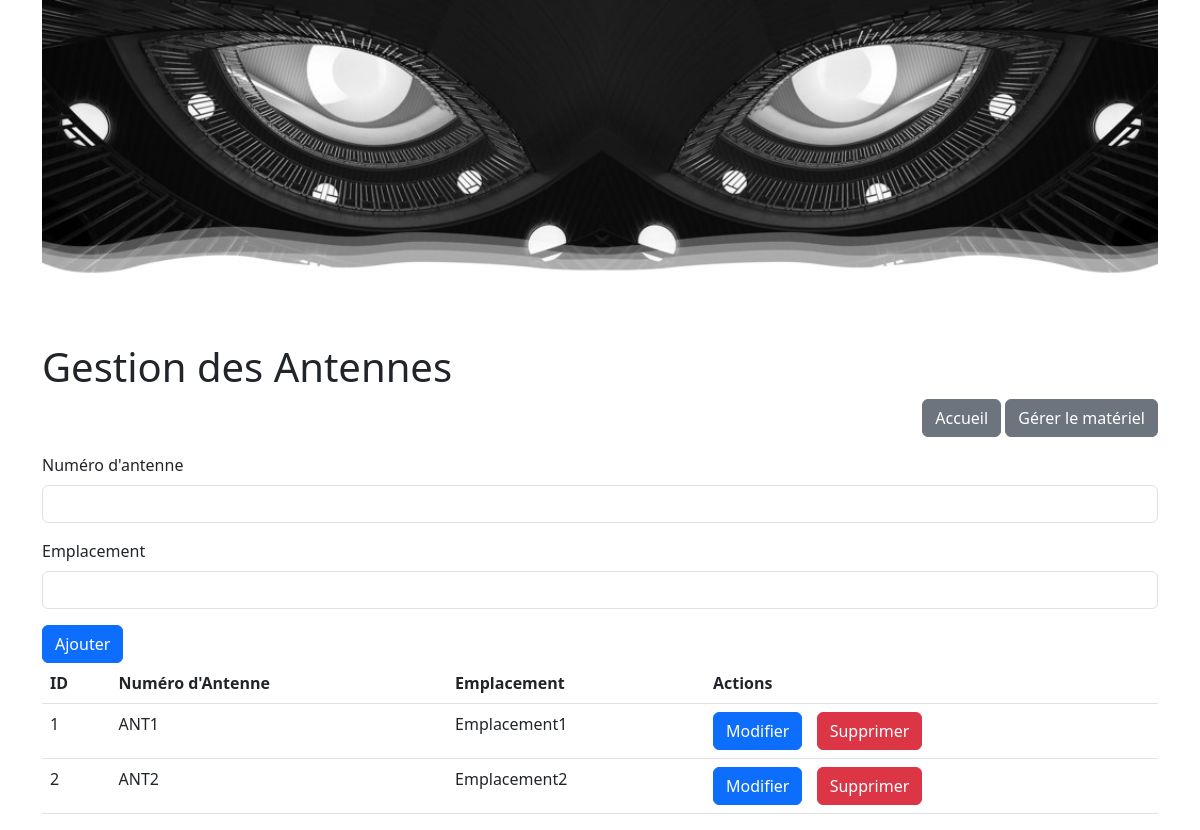
Before: /code/manage_antenne.php with the older database file.
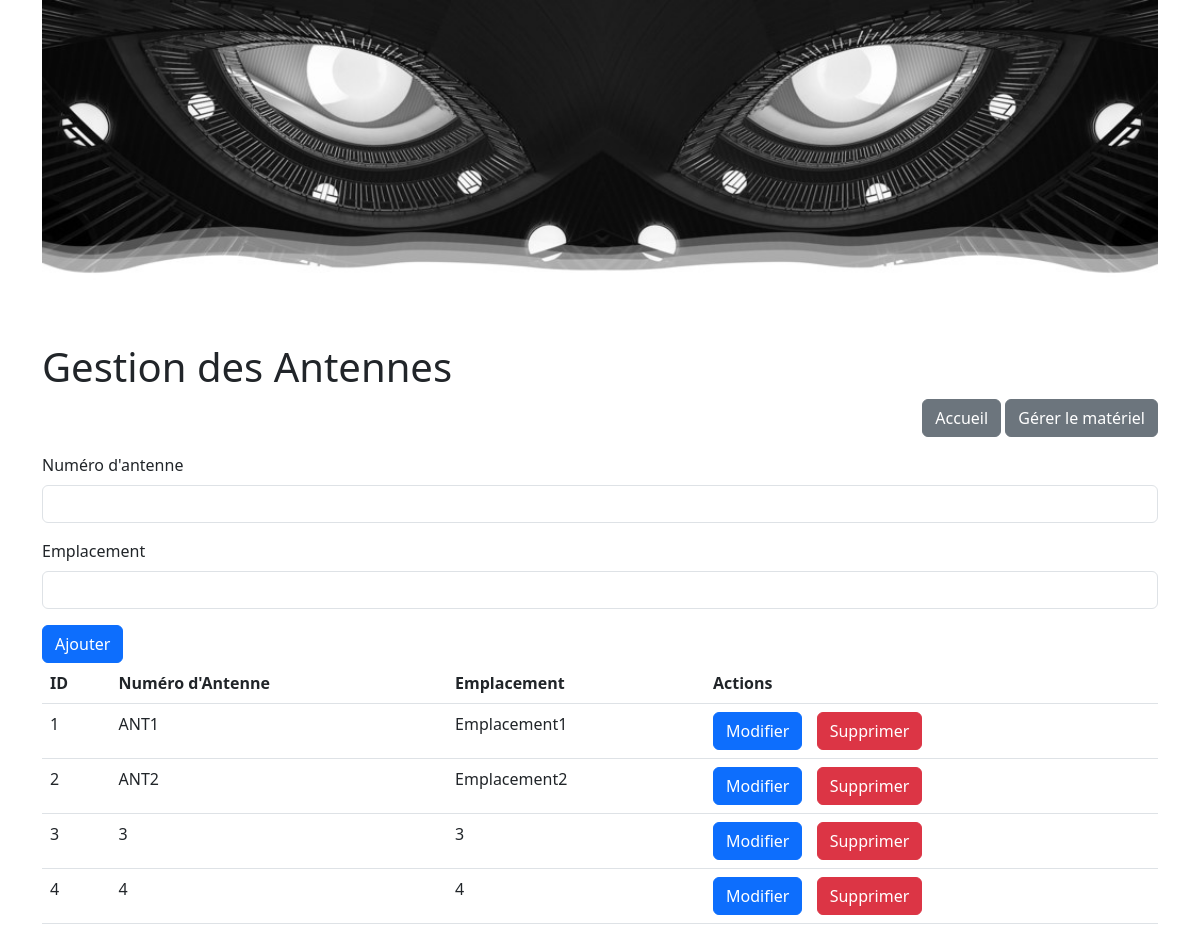
After: the same page with the newer database file.
### tables this page shows
CREATE TABLE ANTENNE (
    ID INTEGER PRIMARY KEY,
    ID_ANTENNE VARCHAR,
    EMPLACEMENT VARCHAR,
    DATE_DEBUT DATE,
    DATE_FIN DATE
);

### code/manage_antenne.php (the view, shortened to what this page needs)
<?php
include 'db.php';
$antennes = $db->query("SELECT * FROM ANTENNE");
?>
<!DOCTYPE html>
<html lang="fr">
<head>
    <link rel="stylesheet" href="manage_antenne.css">
    <link href="https://cdn.jsdelivr.net/npm/bootstrap@5.3.0/dist/css/bootstrap.min.css" rel="stylesheet">
</head>
<body>
<div class="container">
	<header>
		<img src="image2.jpg" alt="Track Eye System Banner" class="img-fluid">
		<h1>Gestion des Antennes</h1>
	<div class="mb-3 text-end">
		<a href="index.php" class="btn btn-secondary">Accueil</a>
		<a href="manage_etiq_pc.php" class="btn btn-secondary">Gérer le matériel</a>
	</div>
	</header>
    <form action="manage_antenne.php" method="post" onsubmit="return confirm('Êtes-vous sûr?');">
        <div class="mb-3">
            <label for="id_antenne" class="form-label">Numéro d'antenne</label>
            <input type="text" id="id_antenne" name="id_antenne" required class="form-control">
        </div>
        <div class="mb-3">
            <label for="emplacement" class="form-label">Emplacement</label>
            <input type="text" id="emplacement" name="emplacement" required class="form-control">
        </div>
        <button type="submit" class="btn btn-primary">Ajouter</button>
    </form>
    <table class="table">
        <thead>
        <tr>
    <th>ID</th>
    <th>Numéro d'Antenne</th>
<th>Emplacement</th>
    <th>Actions</th>
</tr>
</thead>
<tbody>
<?php foreach ($antennes as $antenne) { ?>
    <tr>
        <td><?php echo htmlspecialchars($antenne['ID']); ?></td>
        <td><?php echo htmlspecialchars($antenne['ID_ANTENNE']); ?></td>
        <td><?php echo htmlspecialchars($antenne['EMPLACEMENT']); ?></td>
        <td>
        <button onclick="var form = document.getElementById('editForm<?php echo $antenne['ID']; ?>'); form.style.display = form.style.display === 'block' ? 'none' : 'block';" class="btn btn-primary" style="margin-right: 10px;">Modifier</button>
        <form action="manage_antenne.php" method="post" style="display: inline;">
            <button type="submit" class="btn btn-danger" >Supprimer</button>
        </form>
        </td>
    </tr>
    <?php } ?>
</tbody>

Changed rows visible on the page:
added antenne: ID "3", ID_ANTENNE "3", EMPLACEMENT "3"
added antenne: ID "4", ID_ANTENNE "4", EMPLACEMENT "4"
